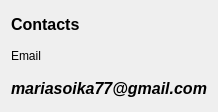
<?xml version="1.0" encoding="UTF-8"?>
<ui version="4.0">
 <class>ContactsWindow</class>
 <widget class="QDialog" name="ContactsWindow">
  <property name="geometry">
   <rect>
    <x>0</x>
    <y>0</y>
    <width>215</width>
    <height>112</height>
   </rect>
  </property>
  <property name="windowTitle">
   <string>Dialog</string>
  </property>
  <layout class="QVBoxLayout" name="verticalLayout">
   <item>
    <widget class="QLabel" name="label_2">
     <property name="font">
      <font>
       <pointsize>12</pointsize>
       <bold>true</bold>
      </font>
     </property>
     <property name="text">
      <string>Contacts</string>
     </property>
    </widget>
   </item>
   <item>
    <widget class="QLabel" name="label_3">
     <property name="text">
      <string>Email</string>
     </property>
    </widget>
   </item>
   <item>
    <widget class="QLabel" name="label">
     <property name="font">
      <font>
       <pointsize>12</pointsize>
       <italic>true</italic>
       <bold>true</bold>
      </font>
     </property>
     <property name="text">
      <string>mariasoika77@gmail.com</string>
     </property>
    </widget>
   </item>
  </layout>
 </widget>
 <resources/>
 <connections/>
</ui>
